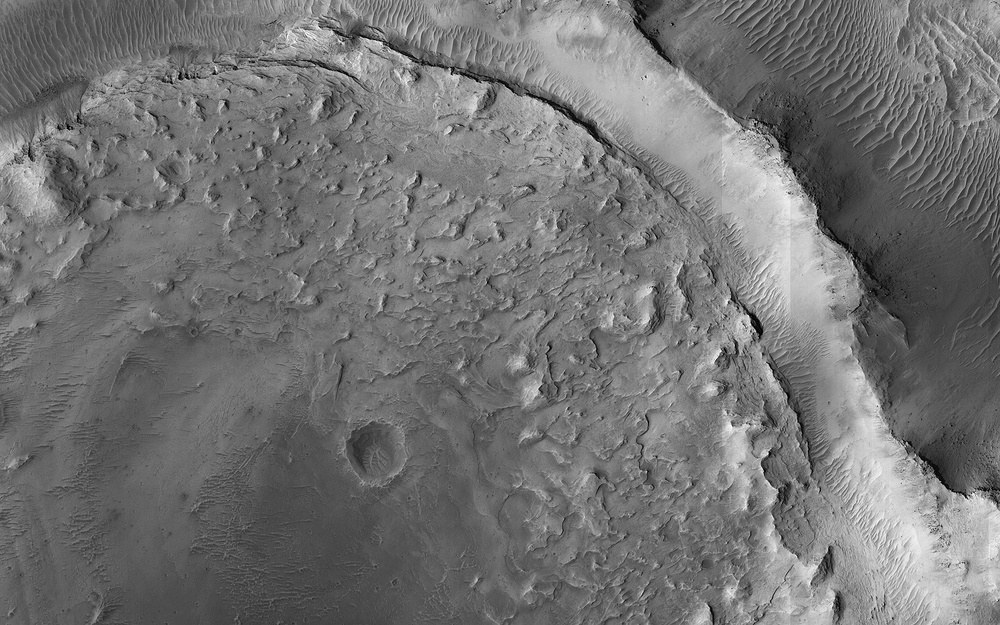
%> input picture vision/task_2  Feature Calculation/ImgPIA.jpg, 1000 x 625 px, shrunk from 1440 x 900 before the run
$ octave harlack_co_occurance.m   (GNU Octave 9; MATLAB toolbox functions it lacks are replaced by stand-ins)
%> lines starting %> are read from the running program, lines starting %| are printed output that depends on the picture
clear;close all; clc;
% Prepare image
f = imread('ImgPIA.jpg');
%> f is the input picture: size 625x1000x3 uint8; min 0, max 255, mean 115
%convert image to gray
Igray = rgb2gray(f);

% https://uk.mathworks.com/matlabcentral/answers/24669-down-quantization-8-bit-grey-to-n-bit-grey-n-8
% Reduce the number of bits to 6
reducedImage_6 = uint8((single(Igray)/256)*2^6);
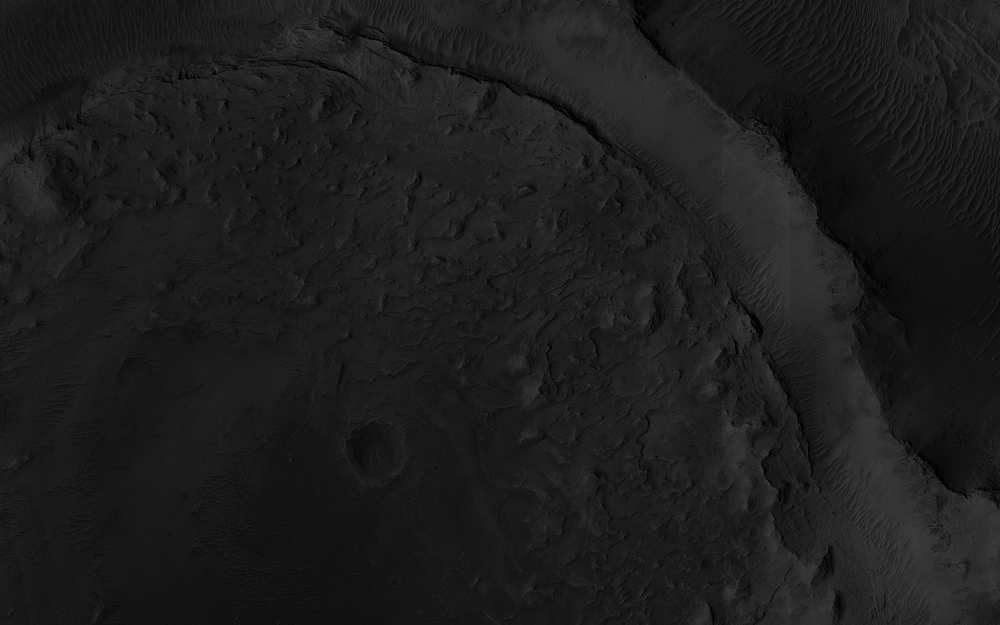
%> reducedImage_6: size 625x1000 uint8; min 0, max 64, mean 28.9

% Reduce the number of bits to 4
reducedImage_4 = uint8((single(Igray)/256)*2^4);

% Reduce the number of bits to 2
reducedImage_2 = uint8((single(Igray)/256)*2^2);
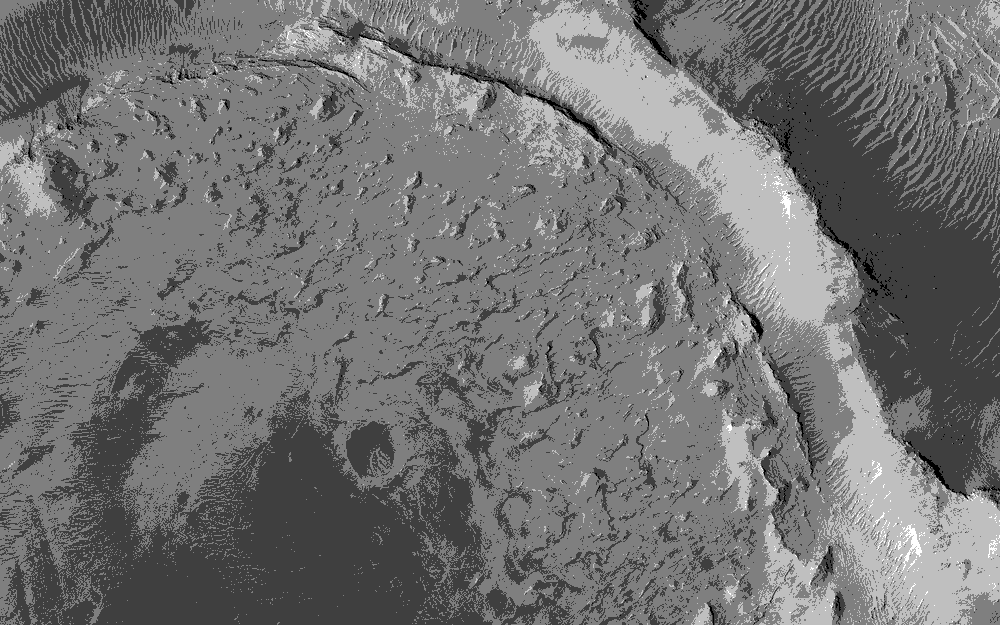
%> reducedImage_2: size 625x1000 uint8; min 0, max 4, mean 1.81; drawn with min black and max white
%call functions and display relevant info
rotation = [0,45,90,135];

disp('Grayscale image');
coocurancematrix(Igray, rotation)

disp('6 Bit image');
coocurancematrix(reducedImage_6, rotation)

disp('4 Bit image');
coocurancematrix(reducedImage_4, rotation)

disp('2 Bit image');
coocurancematrix(reducedImage_2, rotation)

function coocurancematrix(image, rotation)
%> called with rotation = [0 45 90 135]
%For loop go over each different rotation and offset
for K=1:length(rotation)
    %roatate the image
    angled = imrotate(image, rotation(K));
    %0-D offset
    glcm = graycomatrix(angled, 'offset', [0 1]);
    disp('0 -D offset')
    stats(glcm, rotation(K))
    %-D D offset
    glcm = graycomatrix(angled, 'offset', [-1 1]);
    disp('-D D offset')
    stats(glcm, rotation(K))
    %-D 0 offset
    glcm = graycomatrix(angled, 'offset', [-1 0]);
    disp('-D 0 offset')
    stats(glcm, rotation(K))
    %-D -D offset

    glcm = graycomatrix(angled, 'offset', [-1 -1]);
    disp('-D -D offset')
    stats(glcm, rotation(K))
end
%> this loop made 4 passes
%> (printed output is left out)
%> pass 3, in coocurancematrix, `angled = imrotate(image, rotation(K));`:
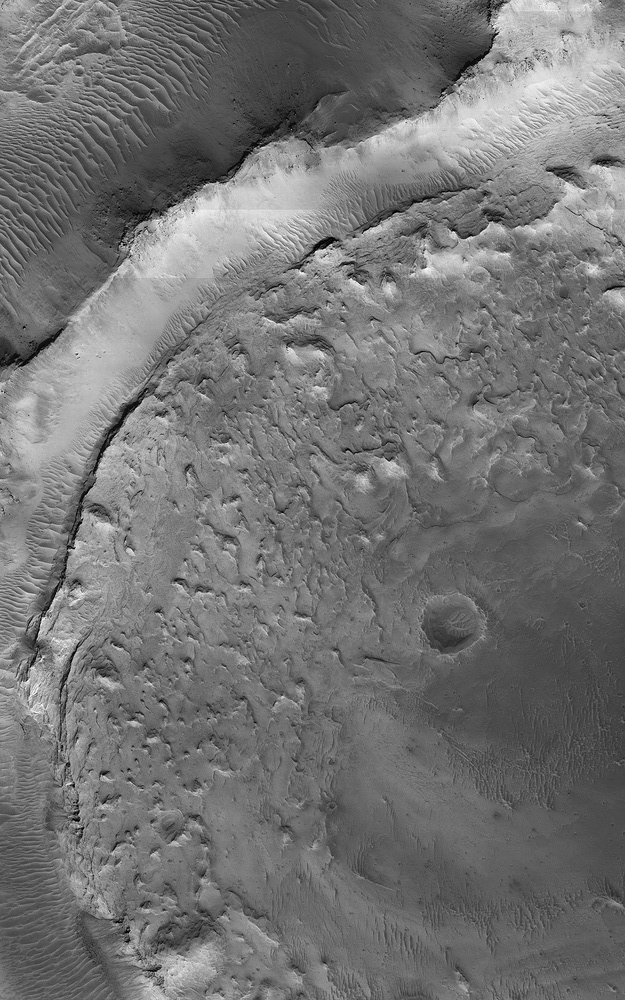
%> angled: size 1000x625 uint8; min 0, max 255, mean 115; mean of the top-left, top-right, bottom-left and bottom-right quarters 121.2, 126.5, 117.8, 94.6
%> the loop in coocurancematrix (call 2), `for K=1:length(rotation)` made 4 passes
%> (printed output is left out)
%> pass 2, in coocurancematrix (call 2), `angled = imrotate(image, rotation(K));`:
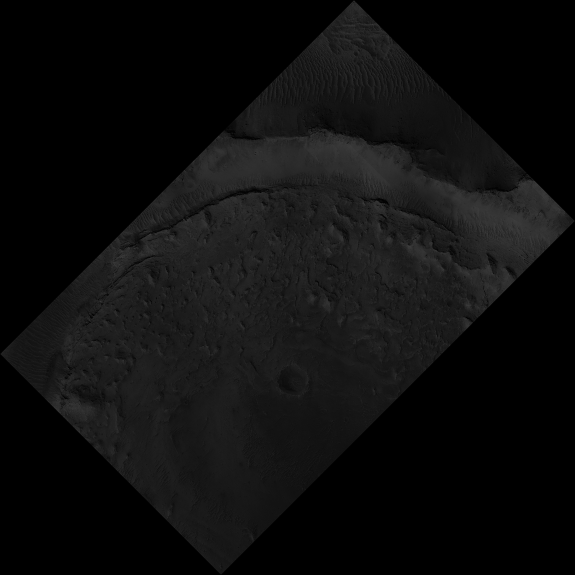
%> angled: size 1150x1150 uint8 (shown at 1/2 size); min 0, max 64, mean 13.6
%> pass 3, in coocurancematrix (call 2), `angled = imrotate(image, rotation(K));`:
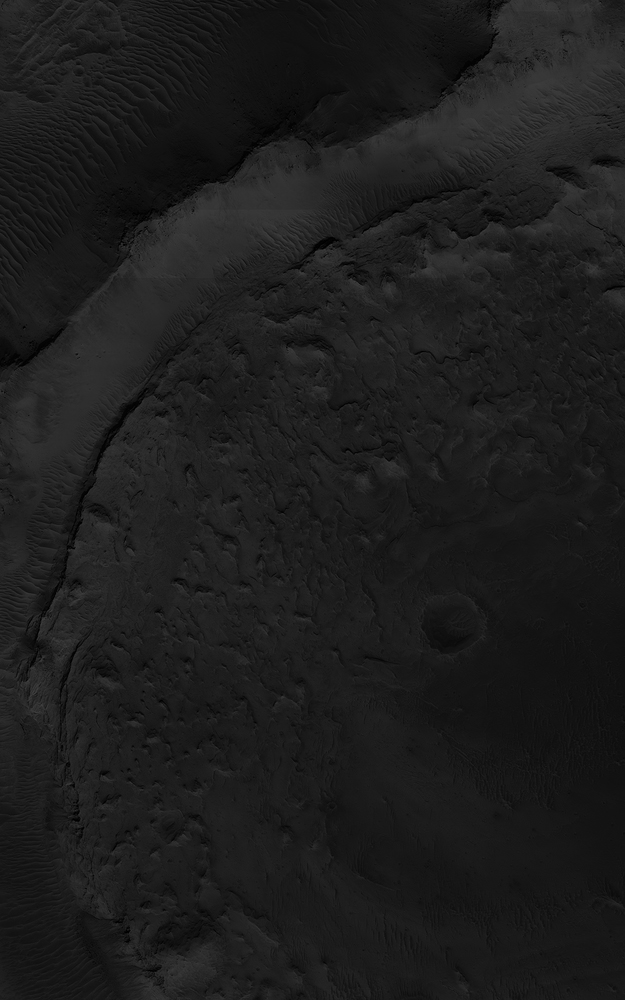
%> angled: size 1000x625 uint8; min 0, max 64, mean 28.9; mean of the top-left, top-right, bottom-left and bottom-right quarters 30.4, 31.7, 29.6, 23.8
%> the loop in coocurancematrix (call 4), `for K=1:length(rotation)` made 4 passes
%> pass 2, in coocurancematrix (call 4), `angled = imrotate(image, rotation(K));`:
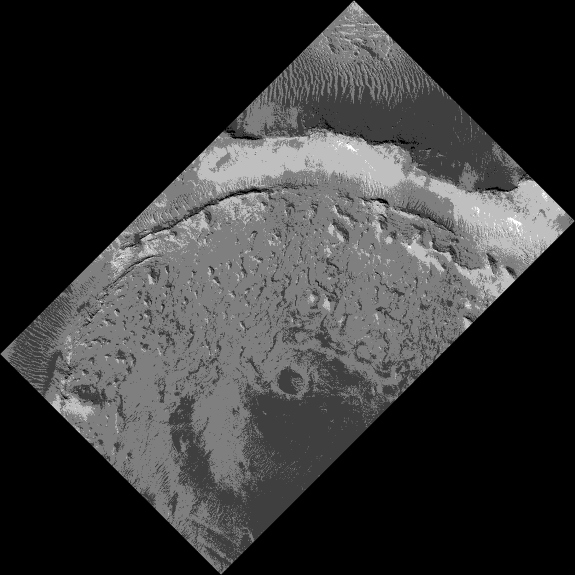
%> angled: size 1150x1150 uint8 (shown at 1/2 size); min 0, max 4, mean 0.855; drawn with min black and max white
%> pass 3, in coocurancematrix (call 4), `angled = imrotate(image, rotation(K));`:
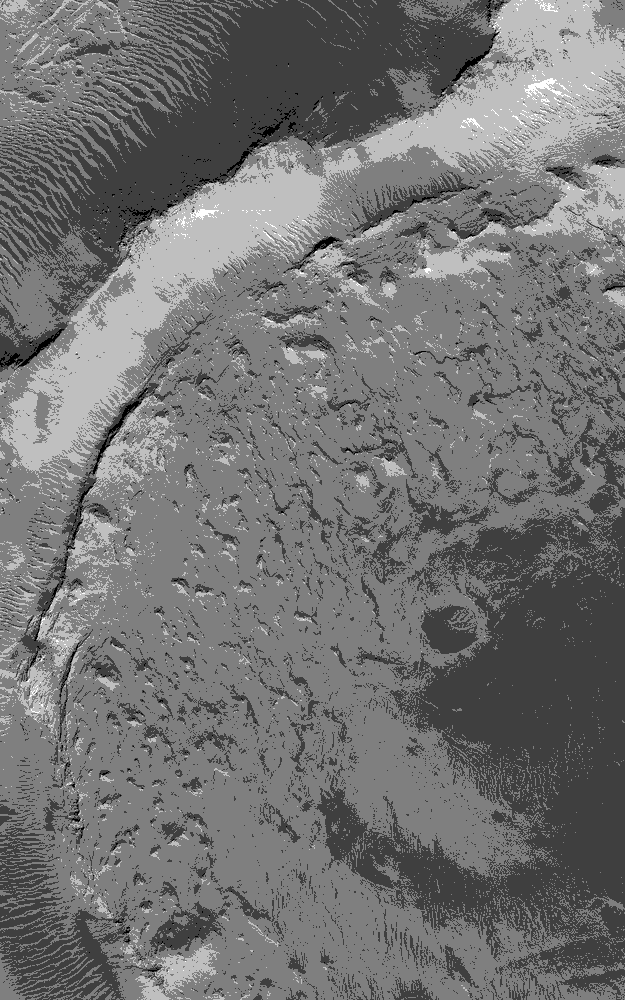
%> angled: size 1000x625 uint8; min 0, max 4, mean 1.81; mean of the top-left, top-right, bottom-left and bottom-right quarters 1.9, 1.99, 1.88, 1.47; drawn with min black and max white

end

function stats(glcm, rotation)
%heavily based on https://www.imageeprocessing.com/2019/04/texture-measures-from-glcm-matlab-code.html
%INITIALIZE THE VARIABLES
Con=0;
Hom=0;
Asm=0;
Meanx=0;
Meany=0;
Varx=0;
Vary=0;
GLCMCorrelation=0;

%NORMALIZATION
GProb = glcm./sum(glcm(:));
%divide original by sum
GLCMProb = glcm./sum(glcm(:));
%Create a mesh grid of size 1 to size of glcm by 1 to size of glcm
[jj,ii]=meshgrid(1:size(glcm,1),1:size(glcm,2));
%Create final mesh
ij=ii-jj;
%calculate features
Con = sum(sum(GLCMProb.*(ij).^2));
Hom = sum(sum(GLCMProb./(1+(ij).^2)));
Asm = sum(sum(GLCMProb.^2));
Meanx = sum(sum(GLCMProb.*ii));
Meany = sum(sum(GLCMProb.*jj));

Energy = sqrt(Asm);
MaxGLCM = max(GLCMProb(:));
Entropy = sum(sum(-GLCMProb .* log10(GLCMProb+0.00001)));
GLCMMean = (Meanx+Meany)/2;

Varx = sum(sum(GLCMProb.*(ii-Meanx).^2));
Vary = sum(sum(GLCMProb.*(jj-Meany).^2));

GLCMVar = (Varx+Vary)/2;

GLCMCorrelation = sum(sum(GLCMProb.*(ii-Meanx).*(jj-Meany)/sqrt(Varx*Vary)));
%print
fprintf('Rotation is')
disp(rotation)
fprintf("Contrast:%f\nHomogeneity:%f\n",Con,Hom);
fprintf("Angular Second Moment :%f\nMax Probability:%f\nEntropy:%f\nEnergy:%f\n",Asm,MaxGLCM,Entropy,Energy);
fprintf("GLCM Mean:%f\nGLCM Variance:%f\nGLCM Correlation:%f\n",GLCMMean,GLCMVar,GLCMCorrelation);
fprintf("----------------------------------------------------------\n")
end
